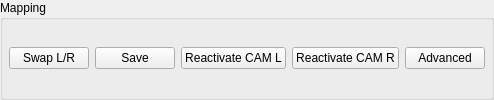
<?xml version='1.0' encoding='utf-8'?>
<ui version="4.0">
 <class>cameraMapping</class>
 <widget class="QGroupBox" name="cameraMapping">
  <property name="title">
   <string>Mapping</string>
  </property>
  <layout class="QHBoxLayout" name="cameraMappingLayout">
   <item>
    <widget class="QPushButton" name="mapping0">
     <property name="text">
      <string>Swap L/R</string>
     </property>
     <property name="toolTip">
      <string>Swap the current Left/Right camera mapping.</string>
     </property>
    </widget>
   </item>
   <item>
    <widget class="QPushButton" name="mapping1">
     <property name="text">
      <string>Save</string>
     </property>
     <property name="toolTip">
      <string>Save the current camera settings.</string>
     </property>
    </widget>
   </item>
   <item>
    <widget class="QPushButton" name="mapping2">
     <property name="text">
      <string>Reactivate CAM L</string>
     </property>
     <property name="toolTip">
      <string>Safely send SETH TRUE for the left camera, verify frames, and reconnect its preview.</string>
     </property>
    </widget>
   </item>
   <item>
    <widget class="QPushButton" name="mapping3">
     <property name="text">
      <string>Reactivate CAM R</string>
     </property>
     <property name="toolTip">
      <string>Safely send SETH TRUE for the right camera, verify frames, and reconnect its preview.</string>
     </property>
    </widget>
   </item>
   <item>
    <widget class="QPushButton" name="mapping4">
     <property name="text">
      <string>Advanced</string>
     </property>
     <property name="toolTip">
      <string>Open Workstation advanced diagnostics and tools.</string>
     </property>
    </widget>
   </item>
   <property name="leftMargin">
    <number>6</number>
   </property>
   <property name="topMargin">
    <number>6</number>
   </property>
   <property name="rightMargin">
    <number>6</number>
   </property>
   <property name="bottomMargin">
    <number>6</number>
   </property>
  </layout>
 </widget>
 <resources />
 <connections />
</ui>
